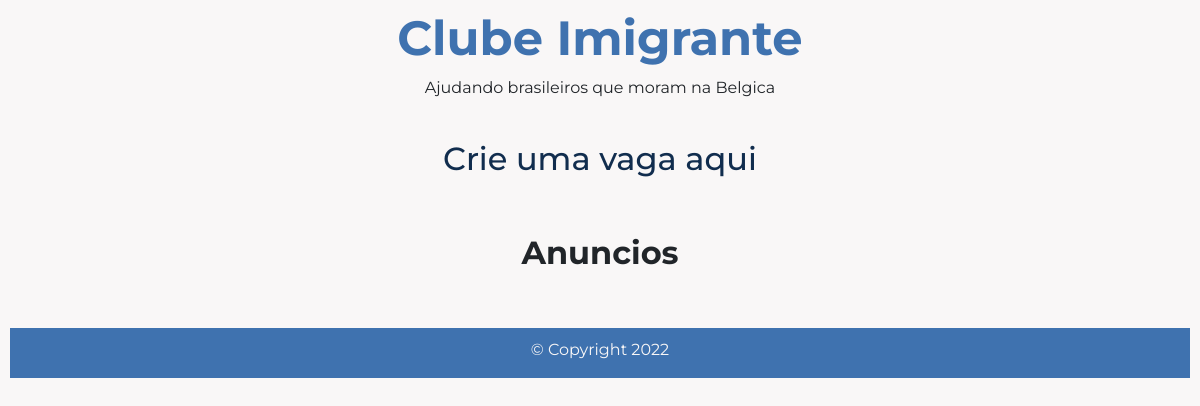
The page /work/cleaning/ on the database as committed earlier.
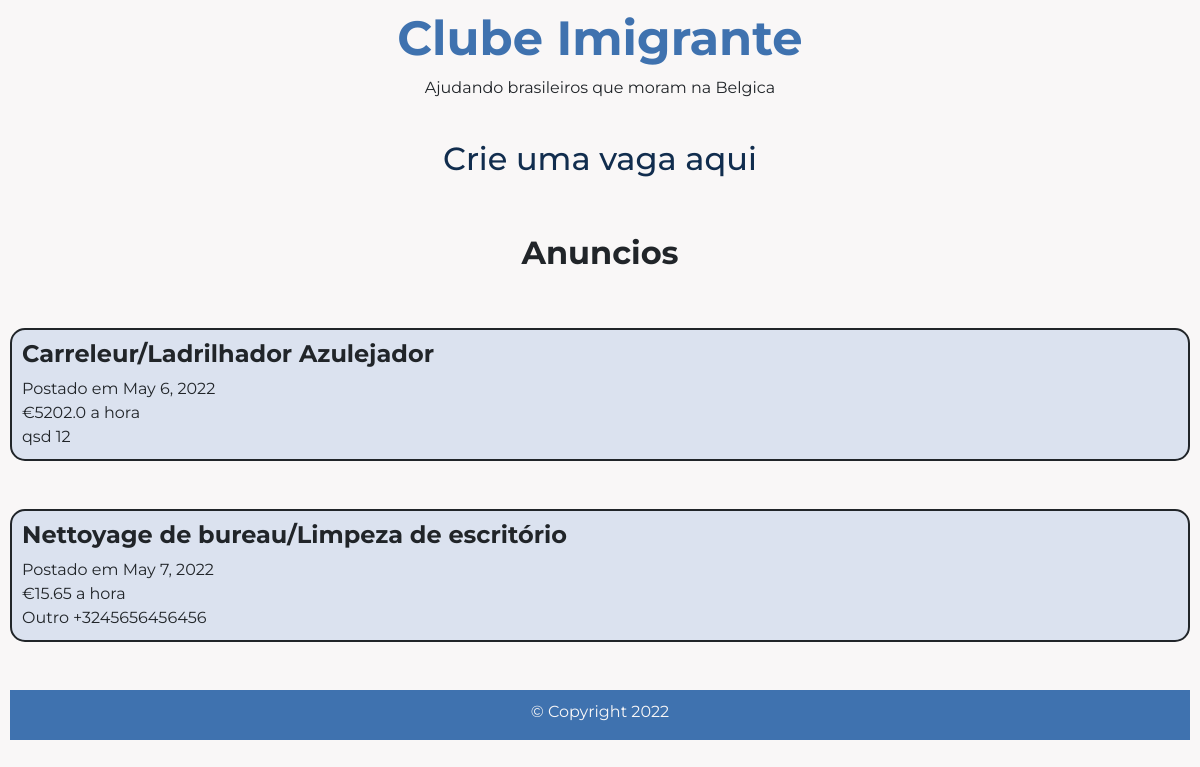
The same page on the database as committed later.
### my_app/models.py (models this page shows, shortened)
class WorkModel(models.Model):
    type_job = models.IntegerField()  # 1:Construction, 2:Cleaning, 3:Other
    name = models.CharField(max_length=30)
    profession = models.CharField(max_length=50)
    contact = models.CharField(max_length=20)  # ToDo: use phonenumber_field
    salary = models.FloatField(validators=[MaxValueValidator(99.99)], blank=True,)
    language_french = models.BooleanField(blank=True)
    language_english = models.BooleanField(blank=True)
    language_dutch = models.BooleanField(blank=True)
    drivers_license = models.BooleanField(blank=True)
    description = models.TextField(max_length=1000, blank=True)
    date = models.DateField(auto_now_add=True)

### my_app/views.py (the view)
# urls.py: path('work/cleaning/', WorkCleaningView.as_view(), name='work-cleaning-page'),
class WorkCleaningView(TemplateView):
    template_name = 'my_app/work/cleaning.html'
    def get_context_data(self, **kwargs):
        context = super().get_context_data(**kwargs)
        context['jobs'] = WorkModel.objects.filter(type_job=2)
        return context

### my_app/templates/my_app/work/cleaning.html
{% extends 'my_app/index.html' %}
{% load static %}
{% block logo %}
<h2><a href="{% url 'my_app:work-cleaning-form-page' %}">Crie uma vaga aqui</a></h2>
<br><br>
<h2><b>Anuncios</b></h2>
<br><br>
{% for job in jobs %}
    <div class="row">
        <div class="col-12 col-sm-12">
            <div class="work-job">
                <h4><b>{{ job.profession }}</b></h4>
                Postado em {{ job.date }}
                <div class="work-job-salary">€{{ job.salary }} a hora</div>
                {{ job.name }} {{ job.contact }}
        </div></div>
    </div>
    <br><br>
{% endfor %}
{% endblock %}

### my_app/templates/my_app/index.html (shortened to what this page needs)
{% load static %}
<!DOCTYPE html>
<html lang="en" dir="ltr">
<head>
    <link href="https://cdn.jsdelivr.net/npm/bootstrap@5.1.3/dist/css/bootstrap.min.css" rel="stylesheet"
>
    <link type="text/css" rel="stylesheet" href="{% static 'css/master.css' %}">
</head>
<body>
<div class="top-container">
    <div class="logo">
        <a href="{% url 'my_app:index-page' %}"><h1><b>Clube Imigrante</b></h1></a>
        <p>Ajudando brasileiros que moram na Belgica</p>
        <br>
    </div>
    {% block logo %}{% endblock %}
</body>
<footer>
    <p class="copyright"> © Copyright 2022 </p>
</footer>
</html>

### my_app/static/css/master.css (style rules this page uses)
body { text-align: center; padding: 10px; margin: 0; background-color: #F9F7F7; font-family: 'Montserrat', sans-serif; }
h1 { color: #3F72AF; font-size: 3rem; }
.top-container { background-color: "E5E5E5"; height: 50 px; }
.work-job { background-color: #DBE2EF; padding: 10px; border-radius: 15px; text-align: left; border-color: #112D4E; border: 2px; border-style: solid; }
a:link { color: #112D4E; background-color: transparent; text-decoration: none; }
footer { height: 50px; width: 100%; background-color: #3F72AF; padding-top: 10px; }
.copyright { color: #F9F7F7; }

Rows that differ between the two databases and show on the page:
added WorkModel: profession "Carreleur/Ladrilhador Azulejador", date "May 6, 2022", salary "5202.0", name "qsd", contact "12"
added WorkModel: profession "Nettoyage de bureau/Limpeza de escritório", date "May 7, 2022", salary "15.65", name "Outro", contact "+3245656456456"
